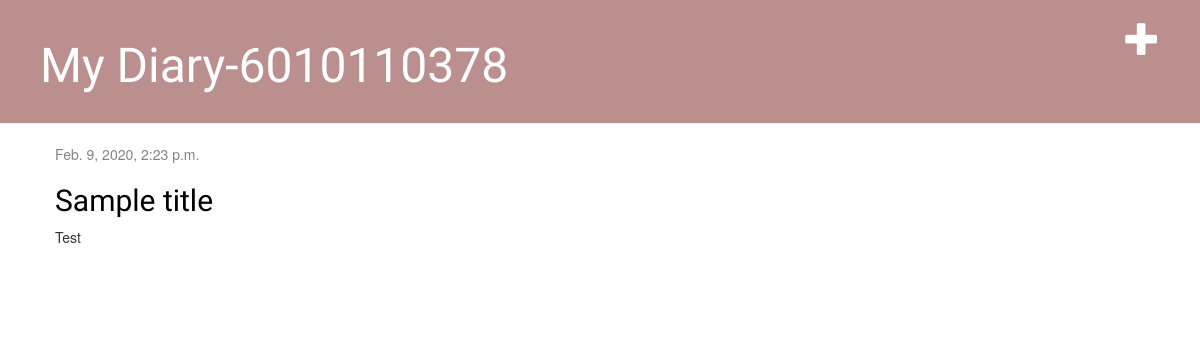
Before: / with the older database file.
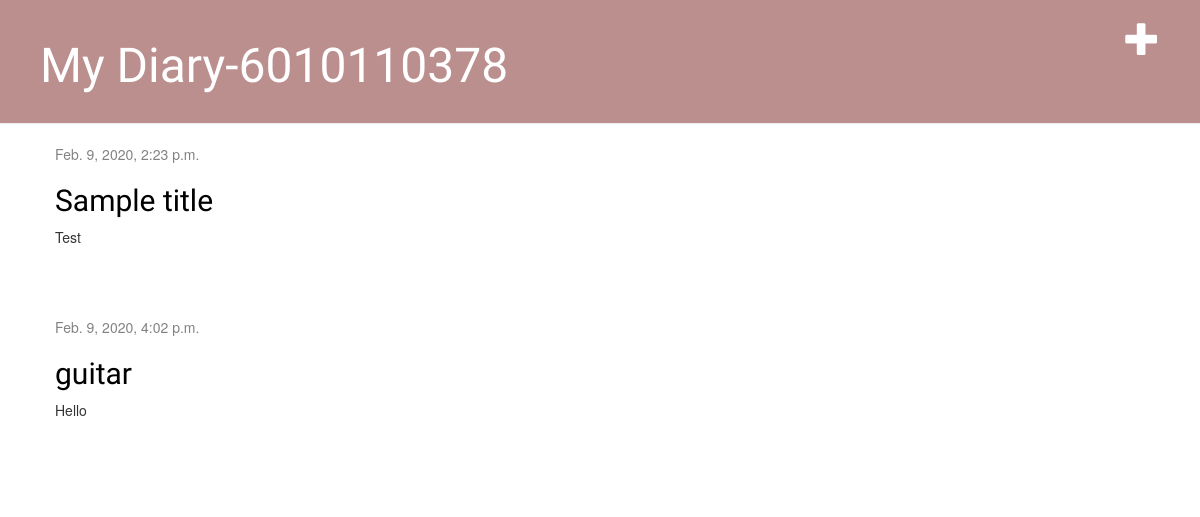
After: the same page with the newer database file.
### blog/models.py (models this page shows, shortened)
class Post(models.Model):
    author = models.ForeignKey(settings.AUTH_USER_MODEL, on_delete=models.CASCADE)
    title = models.CharField(max_length=200)
    text = models.TextField()
    created_date = models.DateTimeField(default=timezone.now)
    published_date = models.DateTimeField(blank=True, null=True)

### blog/views.py (the view)
# urls.py: path('', views.post_list, name='post_list'),
def post_list(request):
    posts = Post.objects.filter(published_date__lte=timezone.now()).order_by('published_date')
    return render(request, 'blog/post_list.html', {'posts': posts})

### blog/templates/blog/post_list.html (shortened to what this page needs)
{% extends 'blog/base.html' %}
{% load static %}
        {% block content %}
    {% for post in posts %}
        <div class="post">
            <div class="date">
                {{ post.published_date }}
            </div>
            <h2><a href="{% url 'post_detail' pk=post.pk %}">{{ post.title }}</a></h2>
            <p>{{ post.text|linebreaksbr }}</p>
        </div>
    {% endfor %}
{% endblock %}

### blog/templates/blog/base.html (shortened to what this page needs)
{% load static %}
<html>
    <head>
        <link rel="stylesheet" href="//maxcdn.bootstrapcdn.com/bootstrap/3.2.0/css/bootstrap.min.css">
        <link rel="stylesheet" href="//maxcdn.bootstrapcdn.com/bootstrap/3.2.0/css/bootstrap-theme.min.css">
        <link rel="stylesheet" href="{% static 'css/blog.css' %}">
    </head>
    <body>
        <div class="page-header">
            <a href="{% url 'post_new' %}" class="top-menu"><span class="glyphicon glyphicon-plus"></span></a>
            <h1><a href="/">My Diary-6010110378</a></h1>
        </div>
        <div class="content container">
            <div class="row">
                <div class="col-md-8">
                    {% block content %}
                    {% endblock %}
                </div>
            </div>
        </div>
    </body>
</html>

### blog/static/css/blog.css (style rules this page uses)
.page-header { background-color: #BC8F8F; margin-top: 0; padding: 20px 20px 20px 40px; }
.page-header h1, .page-header h1 a, .page-header h1 a:visited, .page-header h1 a:active { color: #ffffff; font-size: 36pt; text-decoration: none; }
.content { margin-left: 40px; }
h1, h2, h3, h4 { font-family: 'Lobster', cursive; }
.date { color: #828282; }
.top-menu, .top-menu:hover, .top-menu:visited { color: #ffffff; float: right; font-size: 26pt; margin-right: 20px; }
.post { margin-bottom: 70px; }
.post h2 a, .post h2 a:visited { color: #000000; }

Changed rows visible on the page:
added Post: published_date "Feb. 9, 2020, 4:02 p.m.", title "guitar", text "Hello"
